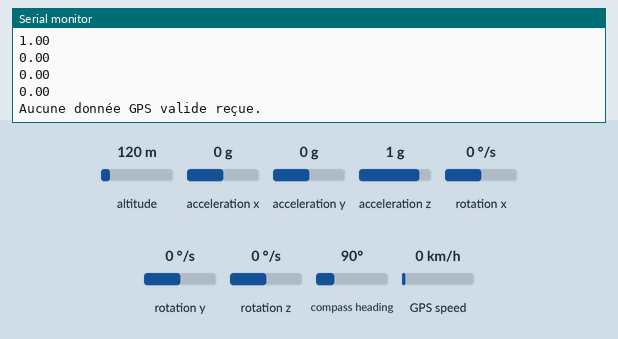
Simulated run of this sketch. Board: Arduino Nano 33 IoT. Parts: the last lines printed to the serial monitor. Inputs (shaded band) come from the test bench; at power-on: acceleration x 0 g, acceleration y 0 g, acceleration z 1 g, rotation x 0 °/s, rotation y 0 °/s, altitude 120 m, rotation z 0 °/s, compass heading 90°, GPS speed 0 km/h. The GPS gets a fix after 3 s at 37.7749, -122.4194 with 8 satellites.

Above: at 1.2 s.
1.3 s: acceleration x set to -1.4 g
At 1.9 s:
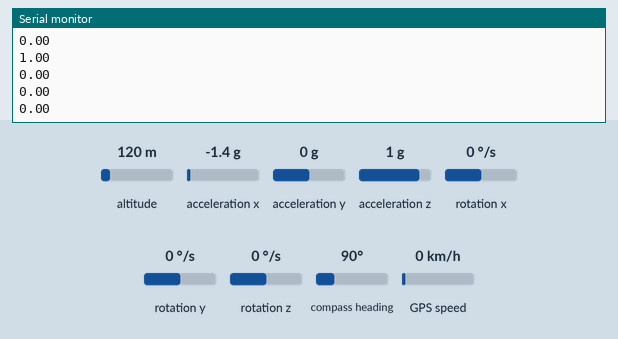
2.8 s: acceleration y set to -0.8 g
At 3.5 s:
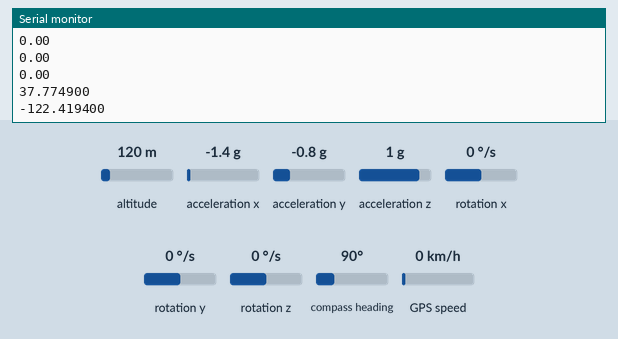
4.3 s: acceleration z set to 0.8 g
At 5.0 s:
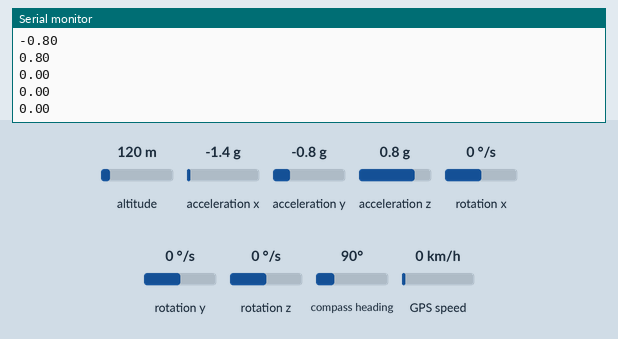
5.8 s: rotation x set to -192 °/s
At 7.0 s:
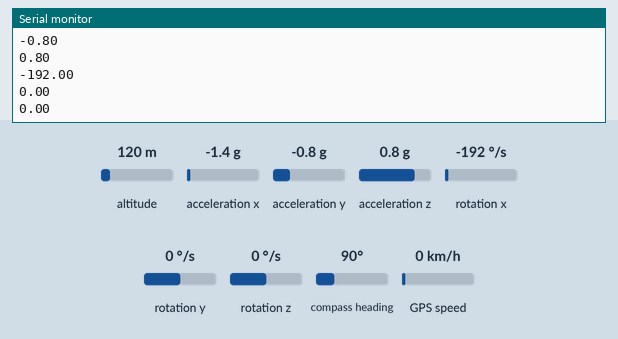
7.3 s: rotation y set to -100 °/s
At 8.1 s:
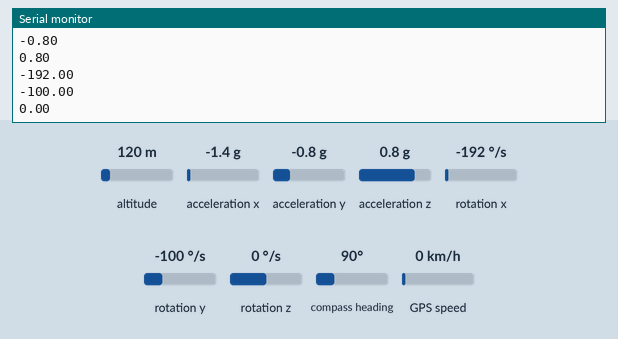
Timing chart, 0 to 9.8 s (numbered marks = the images above; inputs shaded):
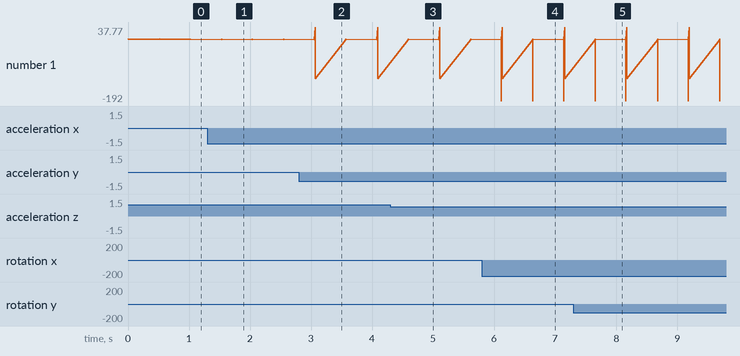

The sketch:

codeTM.ino
```cpp
#include <Arduino_LSM6DS3.h>
#include <TinyGPSPlus.h>
#include <SoftwareSerial.h>

// Définir les broches RX et TX pour la communication avec le capteur GPS
const int rxPin = 10;  // Broche de réception (RX) du GPS connectée à la broche 2 de l'Arduino
const int txPin = 11;  // Broche de transmission (TX) du GPS connectée à la broche 3 de l'Arduino

// Créer une instance de la classe SoftwareSerial pour communiquer avec le GPS
SoftwareSerial gpsSerial(rxPin, txPin);

// Créer une instance de la classe TinyGPSPlus
TinyGPSPlus gps;

void setup() {
  // Initialisation de la communication série avec une vitesse de 9600 bauds
  Serial.begin(9600);

  // Initialisation de la communication série avec le GPS à la même vitesse
  gpsSerial.begin(9600);

  IMU.begin();
}

void loop() {
  float accelX, accelY, accelZ;
    if (IMU.accelerationAvailable()) {
      IMU.readAcceleration(accelX, accelY, accelZ);
      // Print accelerometer data
      Serial.print(accelX);
      Serial.println();
      Serial.print(accelY);
      Serial.println();
      Serial.print(accelZ);
      Serial.println();
     }
  float gyroX, gyroY, gyroZ;
      if (IMU.gyroscopeAvailable()) {
        IMU.readGyroscope(gyroX, gyroY, gyroZ);
        // Print gyroscope data
        Serial.println();
        Serial.print(gyroX);
        Serial.println();
        Serial.print(gyroY);
        Serial.println();
        Serial.print(gyroZ);
        Serial.println();
      }
  // Vérifier si des données sont disponibles depuis le GPS
  if (gpsSerial.available() > 0) {
    // Lire les données du GPS
    while (gpsSerial.available() > 0) {
      gps.encode(gpsSerial.read());
    }

    // Vérifier si des données valides ont été reçues du GPS
    if (gps.location.isValid()) {
      Serial.println(gps.location.lat(), 6);
      Serial.println();
      Serial.println(gps.location.lng(), 6);
    } else {
      // Aucune donnée valide n'a été reçue du GPS
      Serial.println("Aucune donnée GPS valide reçue.");
    }
  }
  delay(500);
}
```

Measured:
- after the input at 1.3 s, the serial monitor: prints a new line after 0.23 s (image 1)
- after the input at 2.8 s, the serial monitor: prints a new line after 0.25 s (image 2)
- after the input at 4.3 s, the serial monitor: prints a new line after 0.29 s (image 3)
- after the input at 5.8 s, the serial monitor: prints a new line after 0.32 s (image 4)
- after the input at 7.3 s, the serial monitor: prints a new line after 0.36 s (image 5)
